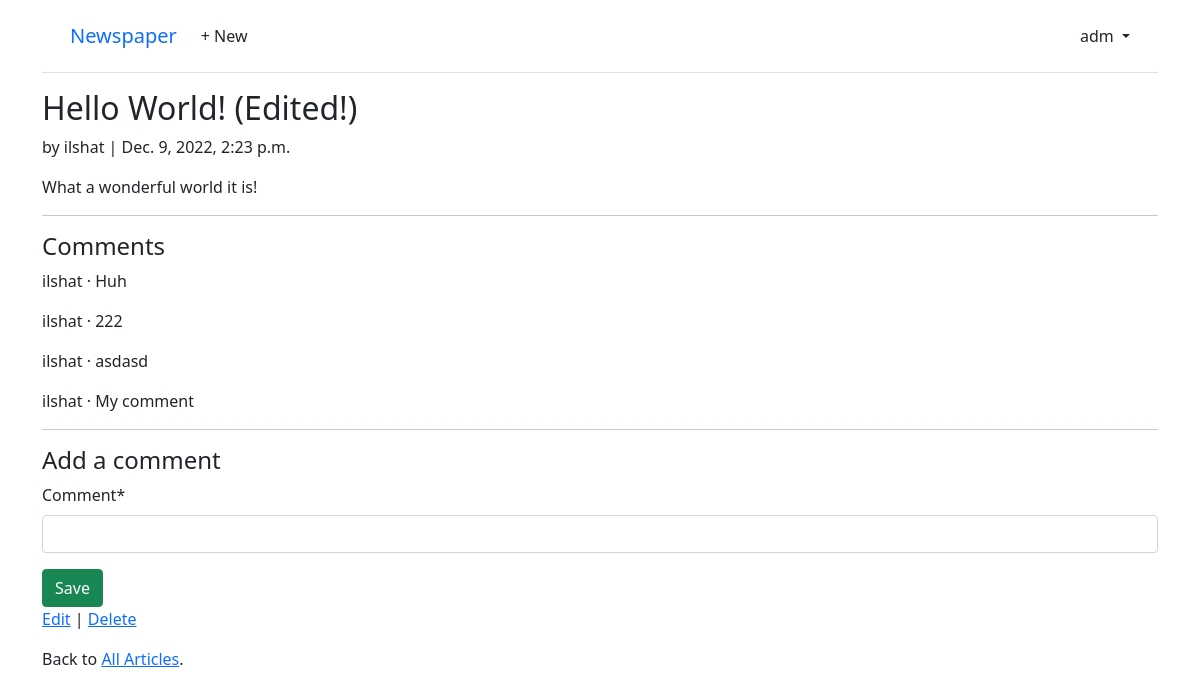
/1/ (signed in), run on the app's committed database.
### accounts/models.py (models this page shows)
class CustomUser(AbstractUser):
    age = models.PositiveIntegerField(null=True, blank=True)

### articles/models.py (models this page shows, shortened)
class Article(models.Model):
    title = models.CharField(max_length=255)
    body = models.TextField()
    date = models.DateTimeField(auto_now_add=True)
    author = models.ForeignKey(
        settings.AUTH_USER_MODEL,
        on_delete=models.CASCADE,
    )

class Comment(models.Model):
    article = models.ForeignKey(Article, on_delete=models.CASCADE)
    comment = models.CharField(max_length=140)
    author = models.ForeignKey(settings.AUTH_USER_MODEL, on_delete=models.CASCADE)
    def __str__(self):
        return self.comment

### articles/views.py (the view, shortened to what this page needs)
# urls.py: path("<int:pk>/", ArticleDetailView.as_view(), name="article_detail"),
class ArticleDetailView(LoginRequiredMixin, View):
    def get(self, request, *args, **kwargs):
        view = CommentGet.as_view()
        return view(request, *args, **kwargs)

### articles/forms.py
class CommentForm(forms.ModelForm):
    class Meta:
        model = Comment
        fields = ("comment",)

### articles/views.py (called while the page is built)
    def get_context_data(self, **kwargs):
        context = super().get_context_data(**kwargs)
        context['form'] = CommentForm()
        return context

### templates/article_detail.html
{% extends "base.html" %}
{% load crispy_forms_tags %}
{% block content %}
<div class="article-entry">
  <h2>{{ object.title }}</h2>
  <p>by {{ object.author }} | {{ object.date }}</p>
  <p>{{ object.body }}</p>
</div>
<hr>
<h4>Comments</h4>
{% for comment in article.comment_set.all %}
<p>{{ comment.author }} &middot; {{ comment }}</p>
{% endfor %}
<hr>
<h4>Add a comment</h4>
<form action="" method="post">{% csrf_token %}
  {{ form|crispy }}
  <button class="btn btn-success ml-2" type="submit">Save</button>
</form>
<p><a href="{% url 'article_edit' article.pk %}">Edit</a> |
  <a href="{% url 'article_delete' article.pk %}">Delete</a></p>
<p>Back to <a href="{% url 'home' %}">All Articles</a>.</p>
{% endblock content %}

### templates/base.html (shortened to what this page needs)
{% load static %}
<!doctype html>
<html lang="en">
  <head>
    <link href="https://cdn.jsdelivr.net/npm/bootstrap@5.1.3/dist/css/bootstrap.min.css" rel="stylesheet">
  </head>
  <body>
    <body>
        <div class="container">
          <header class="p-3 mb-3 border-bottom">
            <div class="container">
              <div class="d-flex flex-wrap align-items-center justify-content-center
                justify-content-lg-start">
                <a class="navbar-brand" href="{% url 'home' %}">Newspaper</a>
                <ul class="nav col-12 col-lg-auto me-lg-auto mb-2 justify-content-center
                  mb-md-0">
                {% if user.is_authenticated %}
                  <li><a href="{% url 'article_new' %}" class="nav-link px-2 link-dark">+ New</a></li>
                </ul>
                <div class="dropdown text-end">
                  <a href="#" class="d-block link-dark text-decoration-none dropdown-toggle"
                    id="dropdownUser1" data-bs-toggle="dropdown" aria-expanded="false">
                    {{ user.username }}
                  </a>
                </div>
                {% else %}
                </ul>
                <div class="text-end">
                  <a href="{% url 'login' %}" class="btn btn-outline-primary me-2">Log In</a>
                  <a href="{% url 'signup' %}" class="btn btn-primary">Sign Up</a>
                </div>
                {% endif %}
              </div>
            </div>
          </header>
          <main>
            {% block content %}
            {% endblock content %}
          </main>
        </div>
  </body>
</html>

### data on the page
CustomUser: username "adm"
Article: title "Hello World! (Edited!)", author "ilshat", date "Dec. 9, 2022, 2:23 p.m.", body "What a wonderful world it is!"
Comment: author "ilshat", comment "Huh"
Comment: author "ilshat", comment "222"
Comment: author "ilshat", comment "asdasd"
Comment: author "ilshat", comment "My comment"
